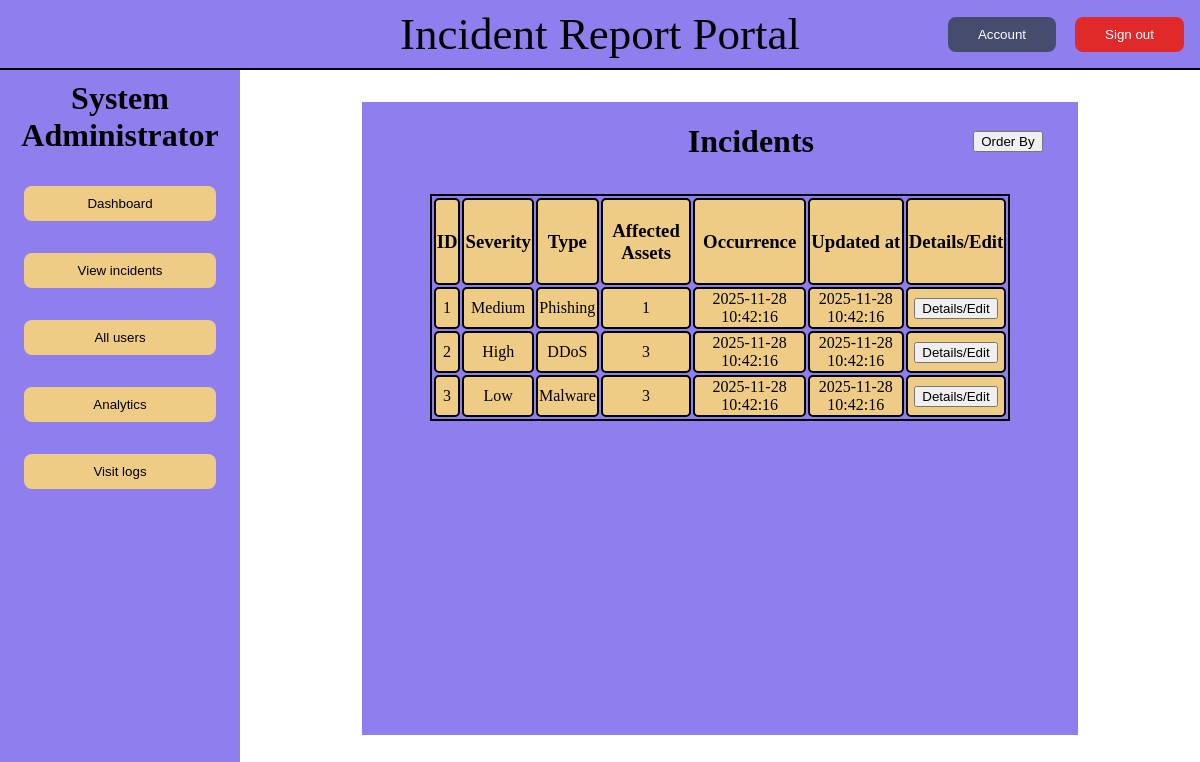
Screenshot of /pages/admin/incidents.php (signed in) with the database file from the repository.
### tables this page shows
CREATE TABLE incident (
    incident_id INT AUTO_INCREMENT PRIMARY KEY,
    severity_id INT NOT NULL,
    incident_type_id INT NOT NULL,
    reported_by INT NOT NULL,
    description TEXT,
    occurrence_datetime DATETIME NOT NULL,
    updated_at DATETIME DEFAULT CURRENT_TIMESTAMP,
    FOREIGN KEY (severity_id) REFERENCES severity(severity_id),
    FOREIGN KEY (incident_type_id) REFERENCES incident_type(incident_type_id),
    FOREIGN KEY (reported_by) REFERENCES user(user_id)
);

CREATE TABLE severity (
    severity_id INT AUTO_INCREMENT PRIMARY KEY,
    severity VARCHAR(30) NOT NULL
);

CREATE TABLE incident_type (
    incident_type_id INT AUTO_INCREMENT PRIMARY KEY,
    incident_type VARCHAR(100)
);

### pages/admin/incidents.php (the view, shortened to what this page needs)
<?php
require_once "../../includes/db.php";
$incident_query = "SELECT * FROM incident";
$incident = $mysqli->query($incident_query);
$incident_row = "";
while ($row = $incident->fetch_object()) {
  $severity_result = $mysqli->query("SELECT severity FROM severity WHERE severity_id = {$row->severity_id}");
  $severity = $severity_result->fetch_object()->severity;
  $incident_type_result = $mysqli->query("SELECT incident_type FROM incident_type WHERE incident_type_id = {$row->incident_type_id}");
  $incident_type = $incident_type_result->fetch_object()->incident_type;
  $asset_result = $mysqli->query("SELECT COUNT(*) FROM incident_asset WHERE incident_id = {$row->incident_id}");
  $asset_count = $asset_result->fetch_object()->{"COUNT(*)"};
  $incident_row .= "
        <tr>
          <td>{$row->incident_id}</td>
          <td>{$severity}</td>
          <td>{$incident_type}</td>
          <td>{$asset_count}</td>
          <td>{$row->occurrence_datetime}</td>
          <td>{$row->updated_at}</td>
          <td>
            <button>Details/Edit</button>
          </td>
        </tr>";
}
$content = <<<HTML
<div class="incident_container">
  <div class="headers">
    <h1 style="margin-left: 45%;">Incidents</h1>
    <button id="order_by">Order By</button>
  </div>
  <div class="table_container">
    <table>
      <tbody>
        <tr>
          <th>
            <h3>ID</h3>
          </th>
          <th>
            <h3>Severity</h3>
          </th>
          <th>
            <h3>Type</h3>
          </th>
          <th>
            <h3>Affected Assets</h3>
          </th>
          <th>
            <h3>Occurrence</h3>
          </th>
          <th>
            <h3>Updated at</h3>
          </th>
          <th>
            <h3>Details/Edit</h3>
          </th>
        </tr>
        $incident_row
      </tbody>
    </table>
  </div>
</div>
HTML;
require "../../includes/layout.php";

### css/main.css (style rules this page uses)
body { display: grid; grid-template-columns: 15rem auto; grid-template-rows: auto 1fr; height: 100vh; width: 100vw; margin: 0; }

### css/incidents.css (style rules this page uses)
.incident_container { background-color: var(--primary-bg-color); width: 80%; height: 95%; display: flex; flex-direction: column; align-items: center; overflow-y: auto; overflow-x: hidden; }
.headers { display: flex; justify-content: space-between; align-items: center; width: 90%; }
#order_by { margin-left: 30px; }
.table_container { width: 90%; height: 80%; display: flex; flex-direction: column; align-items: center; padding: 12px; }
table { border: 2px solid black; width: 90%; }
table th, table td { text-align: center; vertical-align: middle; }
th, td { border: 2px solid black; background-color: var(--primary-bt-color); border-radius: 5px; }

### css/global.css (style rules this page uses)
:root { --primary-bg-color: #8f7fee; --primary-bg-hover-color: #7541ef; --primary-bt-color: #eecc85; --primary-bt-hover-color: #e6b863; --primary-bt-delete-color: #e02a2a; --primary-bt-delete-hover-color: #b32222; }

### rows the page displays
incident: incident_id "1", severity.severity "Medium", incident_type.incident_type "Phishing", asset_count "1", occurrence_datetime "2025-11-28 10:42:16", updated_at "2025-11-28 10:42:16"
incident: incident_id "2", severity.severity "High", incident_type.incident_type "DDoS", asset_count "3", occurrence_datetime "2025-11-28 10:42:16", updated_at "2025-11-28 10:42:16"
incident: incident_id "3", severity.severity "Low", incident_type.incident_type "Malware", asset_count "3", occurrence_datetime "2025-11-28 10:42:16", updated_at "2025-11-28 10:42:16"
